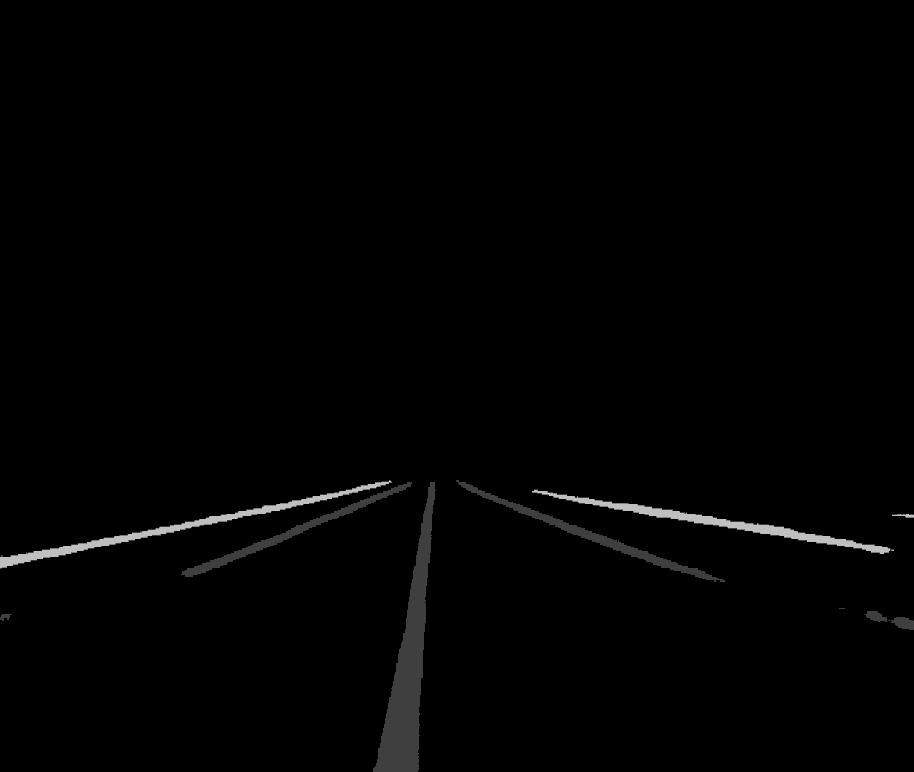
#> input picture results/result/7.png, 914 x 772 px, shrunk from 1280 x 1080 before the run, given in place of 7.jpg, which was not available
$ python read_img.py
#> lines starting #> are read from the running program, lines starting #| are printed output that depends on the picture; after the words box and inside, x2 and y2 are one past the last pixel; in counts of white or black regions, pixels touching at a corner belong together
import cv2
import matplotlib.pyplot as plt
import numpy as np

imgfile = 'datasets/PreliminaryData/testB/7.jpg'
pngfile = 'results/result/7.png'

img = cv2.imread(imgfile, 1)
#> img is the input picture: shape (772, 914, 3); min 0, max 4, mean 0.0371
mask = cv2.imread(pngfile, 0)
#> mask: shape (772, 914); min 0, max 4, mean 0.0371

contours, _ = cv2.findContours(mask, cv2.RETR_TREE, cv2.CHAIN_APPROX_SIMPLE)
#> contours = 11 contours, 2 with area under 20; largest, box (x1, y1, x2, y2) and area: (373, 482, 436, 772) 6100, (0, 480, 392, 569) 2482, (532, 489, 894, 554) 2403, (456, 480, 725, 582) 1759, (181, 482, 412, 577) 1533
cv2.drawContours(img, contours, -1, (0, 0, 255), 1)

img = img[:, :, ::-1]
img[..., 2] = np.where(mask == 1, 255, img[..., 2])
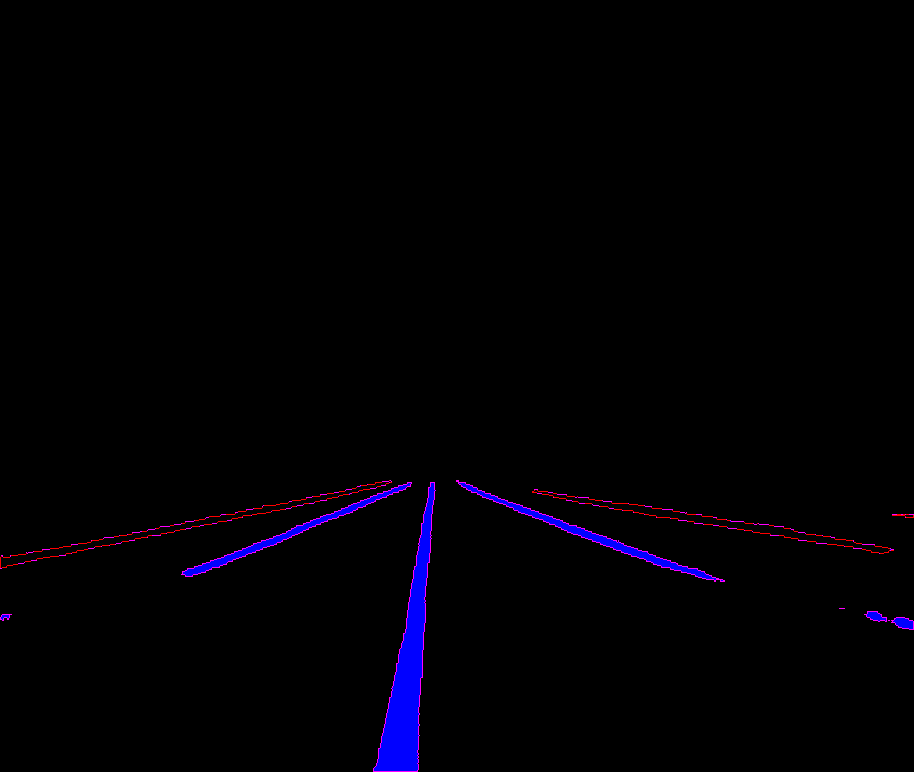
#> img: shape (772, 914, 3); mean R, G, B 1.3, 0, 4.1

# plt.imshow(img)
# plt.show()

cv2.imwrite("7.jpg",img)

$ run again, with results/result/1.png copied over results/result/7.png
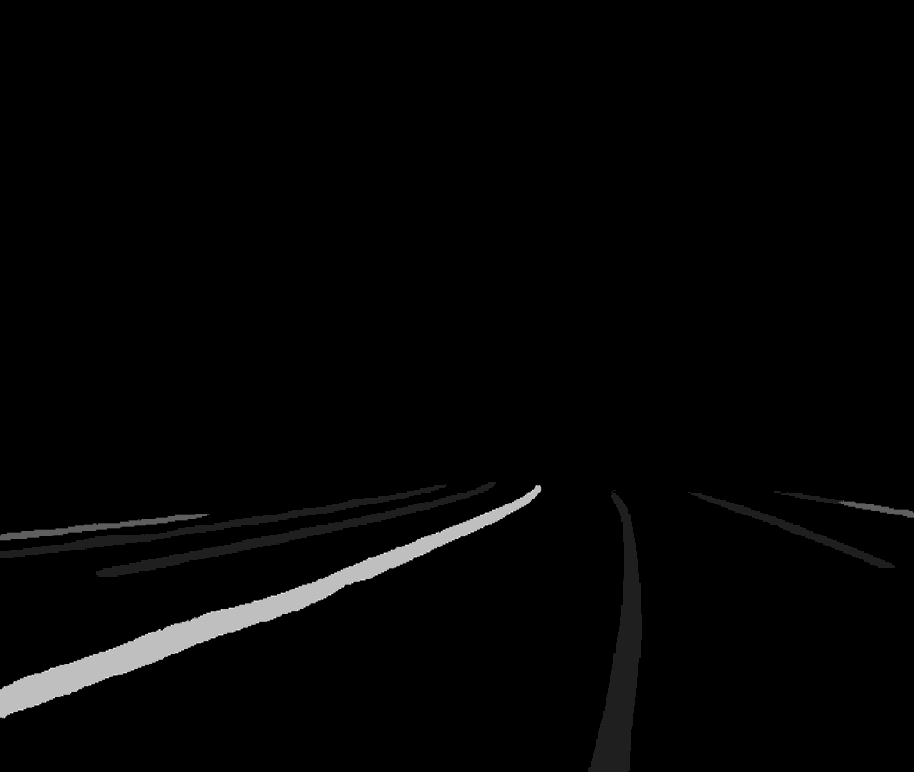
#> input picture results/result/1.png, 914 x 772 px, shrunk from 1280 x 1080 before the run, given in place of 7.jpg, which was not available
#> img is the input picture: shape (772, 914, 3); min 0, max 8, mean 0.133
#> contours = 7 contours; box (x1, y1, x2, y2) and area: (0, 485, 542, 719) 12318, (588, 490, 642, 772) 5952, (96, 482, 496, 577) 3080, (0, 484, 446, 558) 2754, (688, 492, 895, 568) 1352, (0, 514, 210, 541) 1174, (774, 491, 914, 518) 574
#> `img[..., 2] = np.where(mask == 1, 255, img[..., 2])`:
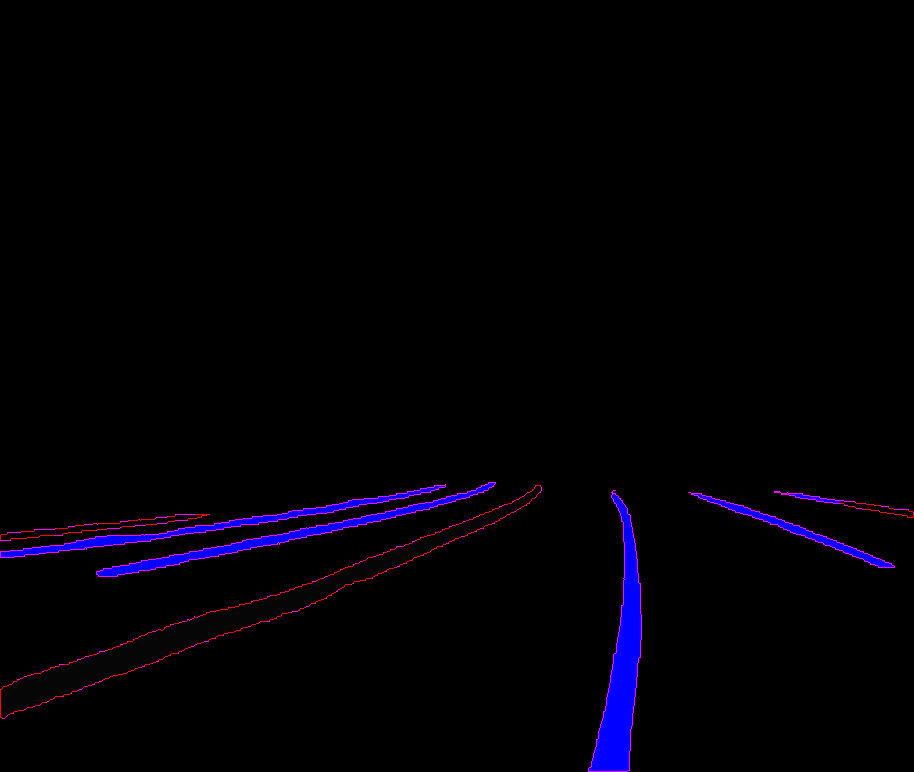
#> img: shape (772, 914, 3); mean R, G, B 1.9, 0.1, 5.6

$ run again, with results/result/10.png copied over results/result/7.png
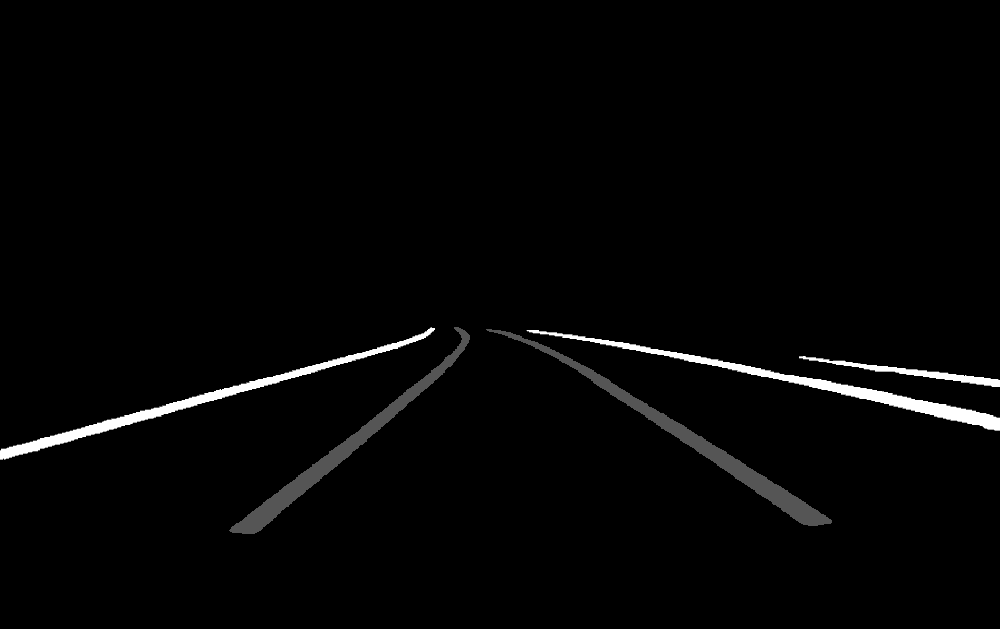
#> input picture results/result/10.png, 1000 x 629 px, shrunk from 1920 x 1208 before the run, given in place of 7.jpg, which was not available
#> img is the input picture: shape (629, 1000, 3); min 0, max 3, mean 0.0554
#> contours = 5 contours; box (x1, y1, x2, y2) and area: (486, 329, 832, 526) 4340, (229, 327, 470, 534) 3926, (526, 330, 1000, 431) 3635, (0, 327, 435, 460) 3490, (799, 356, 1000, 387) 972
#> `img[..., 2] = np.where(mask == 1, 255, img[..., 2])`:
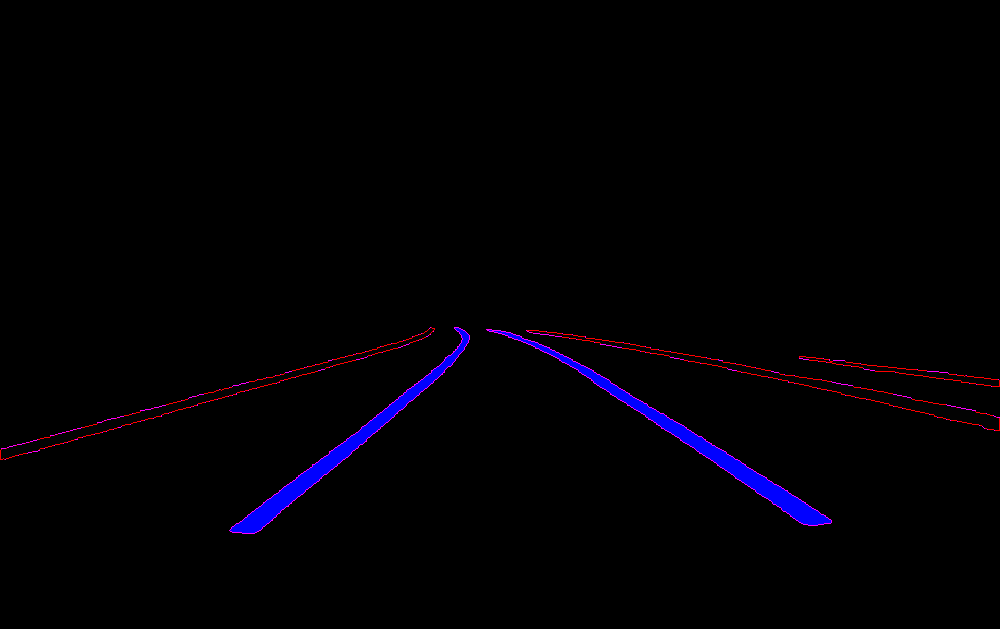
#> img: shape (629, 1000, 3); mean R, G, B 1.5, 0, 3.9

$ run again, with results/result/11.png copied over results/result/7.png
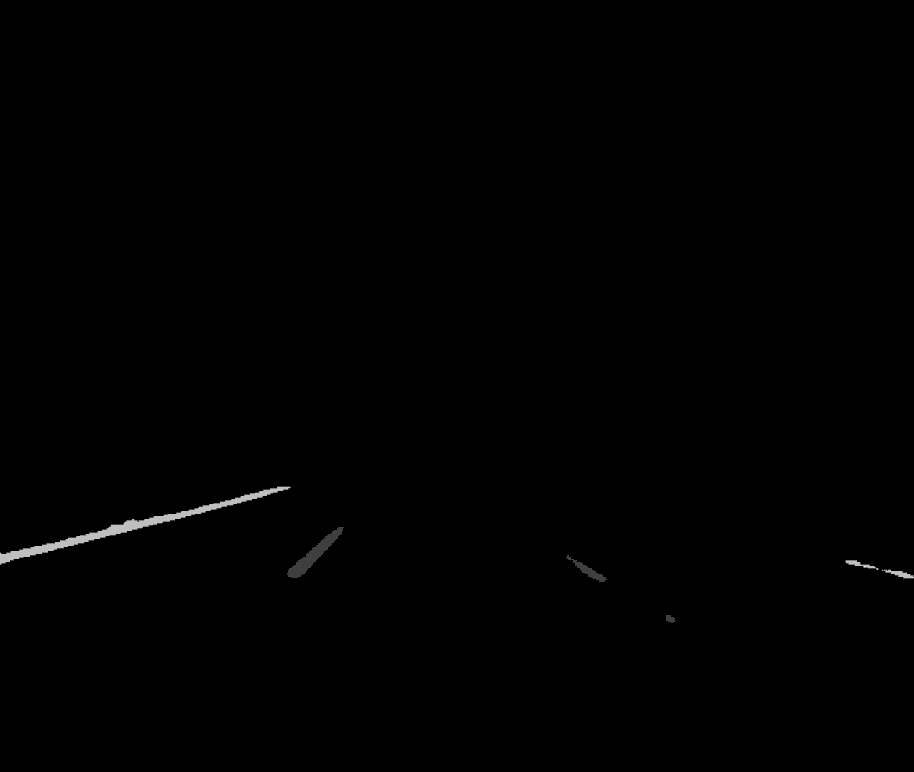
#> input picture results/result/11.png, 914 x 772 px, shrunk from 1280 x 1080 before the run, given in place of 7.jpg, which was not available
#> img is the input picture: shape (772, 914, 3); min 0, max 4, mean 0.0113
#> contours = 6 contours; box (x1, y1, x2, y2) and area: (0, 486, 291, 565) 1992, (287, 527, 344, 578) 667, (566, 555, 607, 582) 206, (882, 569, 914, 579) 110, (845, 560, 879, 570) 94, (666, 615, 676, 623) 41
#> `img[..., 2] = np.where(mask == 1, 255, img[..., 2])`:
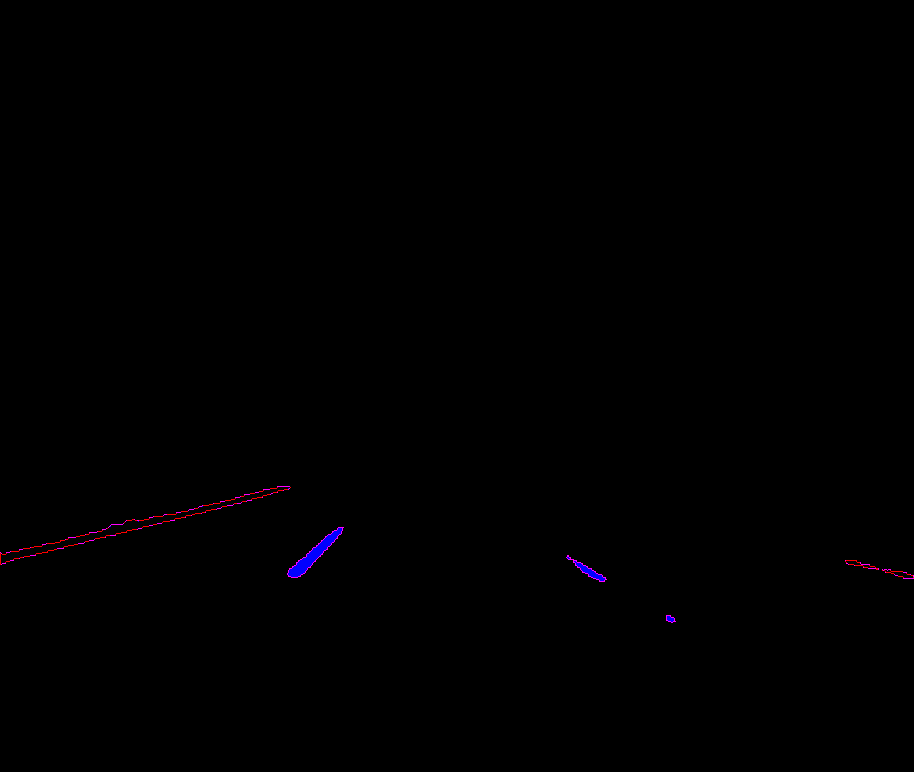
#> img: shape (772, 914, 3); mean R, G, B 0.4, 0, 0.5
